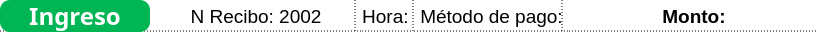
<?xml version="1.0" encoding="UTF-8"?>
<ui version="4.0">
 <class>IncomeLabel</class>
 <widget class="QWidget" name="IncomeLabel">
  <property name="geometry">
   <rect>
    <x>0</x>
    <y>0</y>
    <width>818</width>
    <height>32</height>
   </rect>
  </property>
  <property name="sizePolicy">
   <sizepolicy hsizetype="Expanding" vsizetype="Expanding">
    <horstretch>0</horstretch>
    <verstretch>0</verstretch>
   </sizepolicy>
  </property>
  <property name="minimumSize">
   <size>
    <width>0</width>
    <height>30</height>
   </size>
  </property>
  <property name="maximumSize">
   <size>
    <width>16777215</width>
    <height>35</height>
   </size>
  </property>
  <property name="windowTitle">
   <string>Form</string>
  </property>
  <property name="styleSheet">
   <string notr="true">QWidget {
	color: black;
 	background-color: white; /* O cualquier color */
  	border-bottom: 1px dashed black;
}
</string>
  </property>
  <layout class="QHBoxLayout" name="horizontalLayout">
   <property name="leftMargin">
    <number>0</number>
   </property>
   <property name="topMargin">
    <number>0</number>
   </property>
   <property name="rightMargin">
    <number>0</number>
   </property>
   <property name="bottomMargin">
    <number>0</number>
   </property>
   <item>
    <widget class="QLabel" name="label">
     <property name="minimumSize">
      <size>
       <width>150</width>
       <height>0</height>
      </size>
     </property>
     <property name="maximumSize">
      <size>
       <width>150</width>
       <height>16777215</height>
      </size>
     </property>
     <property name="font">
      <font>
       <family>Segoe UI Variable</family>
       <pointsize>18</pointsize>
       <bold>true</bold>
      </font>
     </property>
     <property name="styleSheet">
      <string notr="true">QLabel {
	color: white;
	background-color: rgb(0, 181, 84);
	border-radius: 10px;
	border: none;
}</string>
     </property>
     <property name="frameShape">
      <enum>QFrame::Shape::Box</enum>
     </property>
     <property name="frameShadow">
      <enum>QFrame::Shadow::Raised</enum>
     </property>
     <property name="text">
      <string>Ingreso</string>
     </property>
     <property name="alignment">
      <set>Qt::AlignmentFlag::AlignCenter</set>
     </property>
    </widget>
   </item>
   <item>
    <widget class="QLabel" name="receiptID_label">
     <property name="minimumSize">
      <size>
       <width>200</width>
       <height>0</height>
      </size>
     </property>
     <property name="maximumSize">
      <size>
       <width>200</width>
       <height>16777215</height>
      </size>
     </property>
     <property name="font">
      <font>
       <pointsize>14</pointsize>
      </font>
     </property>
     <property name="styleSheet">
      <string notr="true">QLabel {
	color: black;
	background-color: white;
	border-right: 1px dashed black;
}</string>
     </property>
     <property name="frameShape">
      <enum>QFrame::Shape::NoFrame</enum>
     </property>
     <property name="frameShadow">
      <enum>QFrame::Shadow::Raised</enum>
     </property>
     <property name="text">
      <string>N Recibo: 2002</string>
     </property>
     <property name="alignment">
      <set>Qt::AlignmentFlag::AlignCenter</set>
     </property>
    </widget>
   </item>
   <item>
    <widget class="QLabel" name="time_label">
     <property name="font">
      <font>
       <pointsize>14</pointsize>
      </font>
     </property>
     <property name="styleSheet">
      <string notr="true">QLabel {
	color: black;
	background-color: white;
	border-right: 1px dashed black;
}</string>
     </property>
     <property name="frameShape">
      <enum>QFrame::Shape::NoFrame</enum>
     </property>
     <property name="text">
      <string>Hora: </string>
     </property>
     <property name="alignment">
      <set>Qt::AlignmentFlag::AlignCenter</set>
     </property>
    </widget>
   </item>
   <item>
    <widget class="QLabel" name="paymentMethod_label">
     <property name="font">
      <font>
       <pointsize>14</pointsize>
      </font>
     </property>
     <property name="styleSheet">
      <string notr="true">QLabel {
	color: black;
	background-color: white;
	border-right: 1px dashed black;
}</string>
     </property>
     <property name="text">
      <string>Método de pago:</string>
     </property>
     <property name="alignment">
      <set>Qt::AlignmentFlag::AlignCenter</set>
     </property>
    </widget>
   </item>
   <item>
    <widget class="QLabel" name="amount_label">
     <property name="minimumSize">
      <size>
       <width>250</width>
       <height>0</height>
      </size>
     </property>
     <property name="maximumSize">
      <size>
       <width>250</width>
       <height>16777215</height>
      </size>
     </property>
     <property name="font">
      <font>
       <pointsize>14</pointsize>
       <bold>true</bold>
      </font>
     </property>
     <property name="frameShape">
      <enum>QFrame::Shape::NoFrame</enum>
     </property>
     <property name="frameShadow">
      <enum>QFrame::Shadow::Raised</enum>
     </property>
     <property name="text">
      <string>Monto:</string>
     </property>
     <property name="alignment">
      <set>Qt::AlignmentFlag::AlignCenter</set>
     </property>
    </widget>
   </item>
  </layout>
 </widget>
 <resources/>
 <connections/>
</ui>
